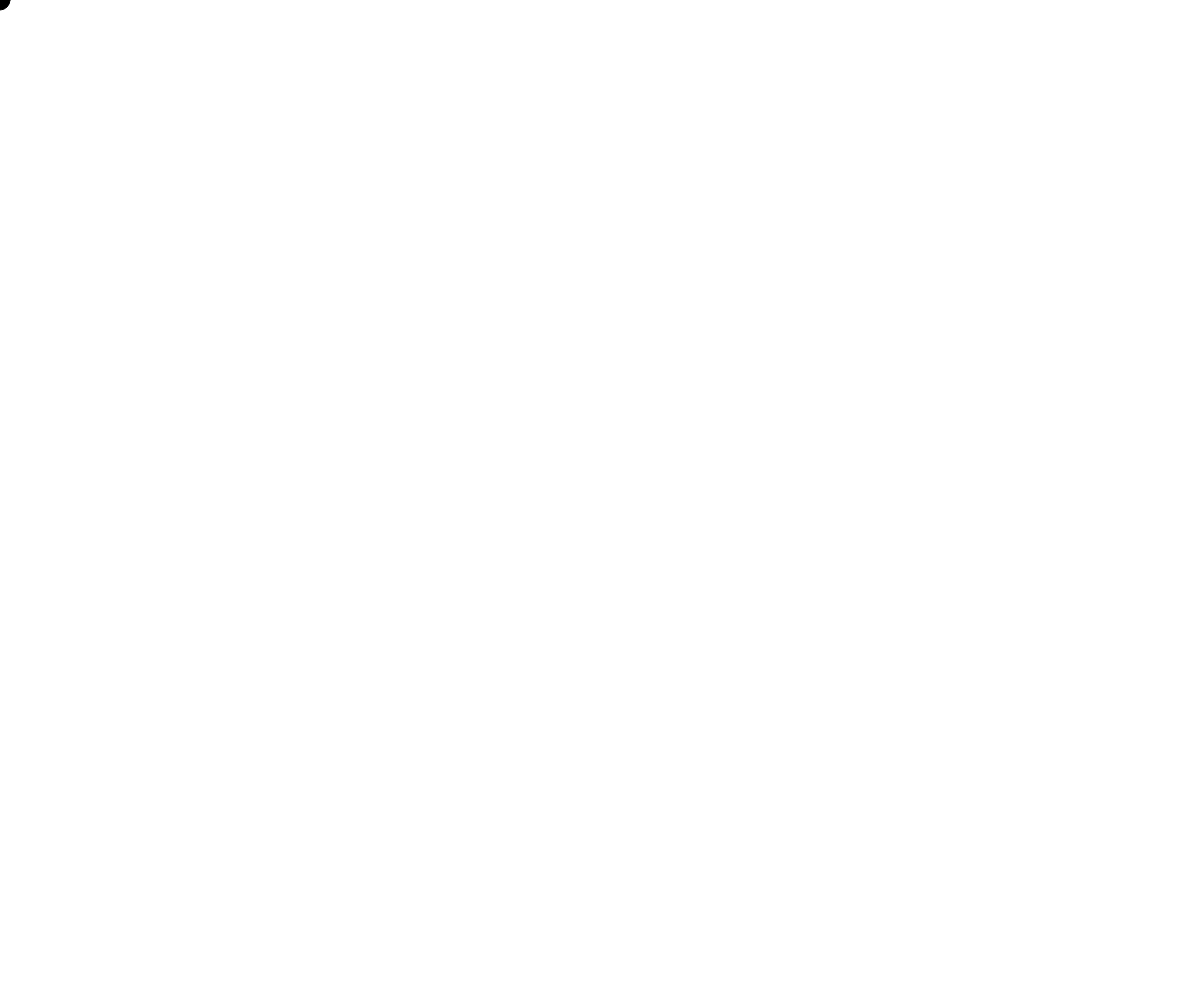
Frame 1 (no input)
Frame 60 (no input): identical to frame 1, image omitted
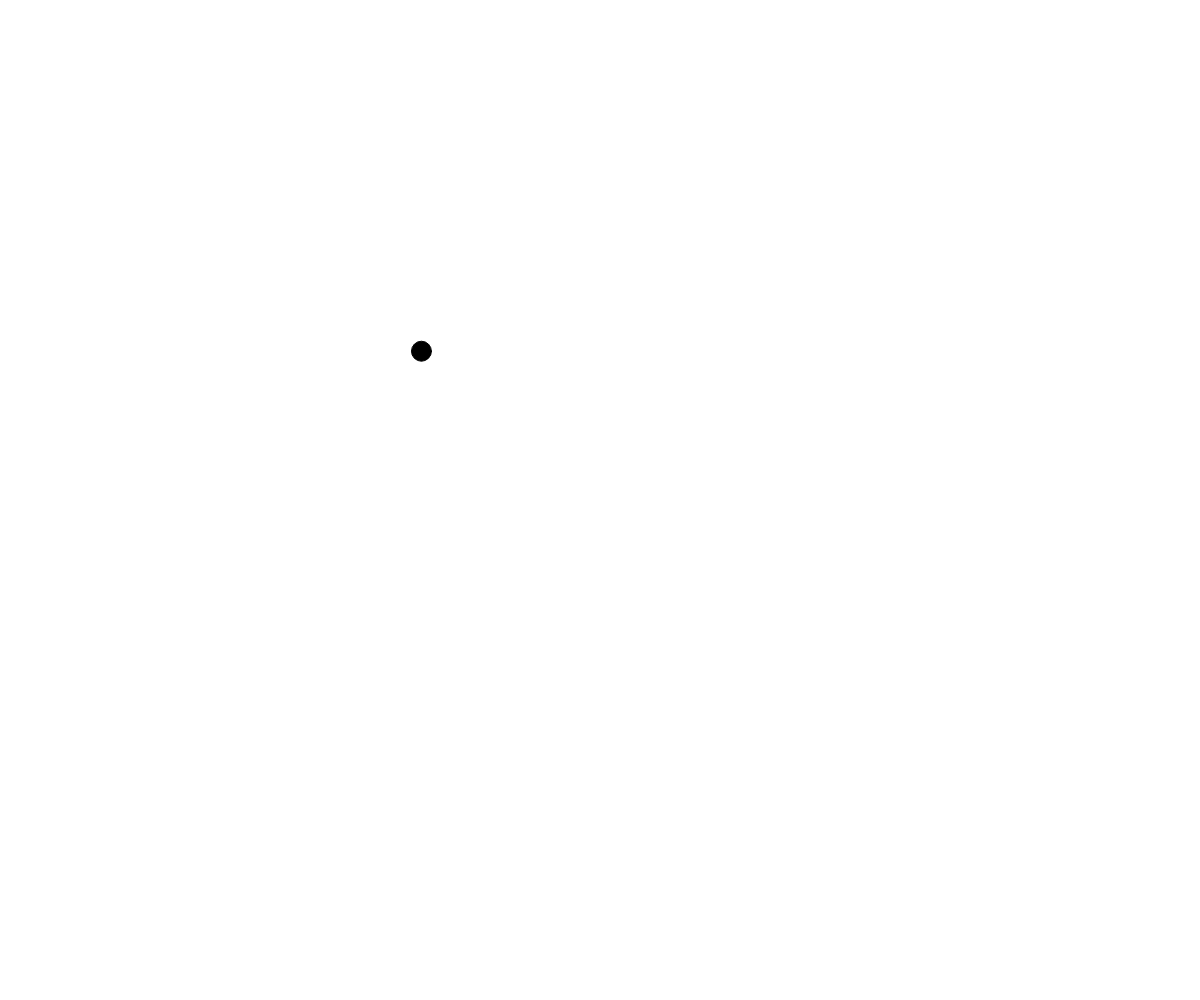
Frame 120 (the mouse pressed at the canvas centre since frame 60)

The p5.js sketch that drew these frames (run headless with seeded random() and noise() and a simulated clock; from frame 60 on, the mouse is pressed at the canvas centre):

// p5.js sketch
// ── sketch.js
// easing
var x = 0, y = 0;
var difX = 0, difY = 0;
var easing = 0.02;

function setup() {
	createCanvas(windowWidth, windowHeight);
}

function draw() {
	background(255);
	fill(0);

	difX = mouseX - x;
	difY = mouseY - y;
	x = x + difX * easing;
	y = y + difY * easing;
	ellipse(x, y, 20, 20);
}
